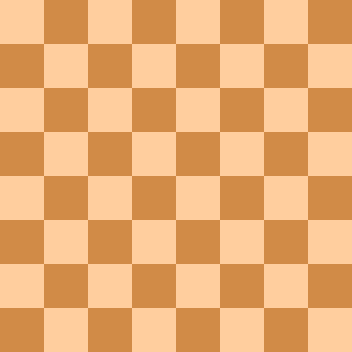
#> input picture DATA/flat_chessboard.png, 352 x 352 px
$ python grid_detection.py
#> lines starting #> are read from the running program, lines starting #| are printed output that depends on the picture; after the words box and inside, x2 and y2 are one past the last pixel; in counts of white or black regions, pixels touching at a corner belong together
import cv2
import numpy as np
import matplotlib.pyplot as plt
from image_files import show_img


def chess_board_grid_detector(img, size):
    found, corners = cv2.findChessboardCorners(img, patternSize=size)
    if found:
        cv2.drawChessboardCorners(img, size, corners, found)
        return img
    else:
        print('Grid Not Found!')
        return


def dot_grid_detector(img, size):
    found, corners = cv2.findCirclesGrid(img, size, cv2.CALIB_CB_SYMMETRIC_GRID)
    if found:
        cv2.drawChessboardCorners(img, size, corners, found)
        return img
    else:
        print('Grid Not Found!')
        return


chess_board = cv2.imread('DATA/flat_chessboard.png')
#> chess_board is the input picture: shape (352, 352, 3); mean B, G, R 114.5, 172.5, 232
dot_grid = cv2.imread('DATA/dot_grid.png')
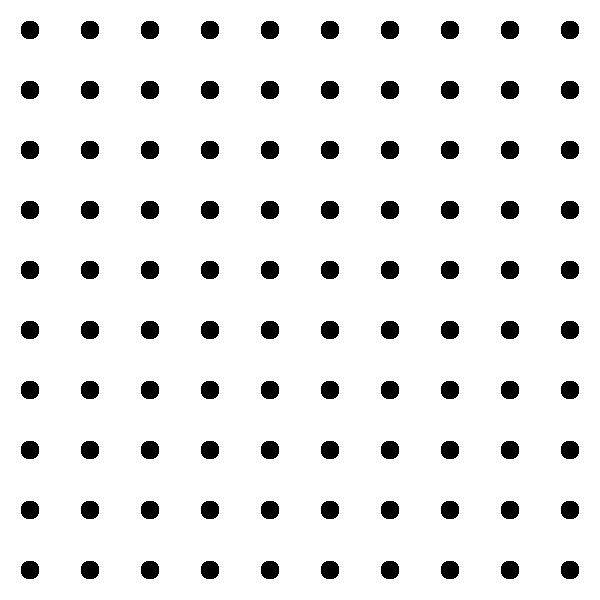
#> input picture DATA/dot_grid.png, 600 x 600 px
#> dot_grid is the input picture: shape (600, 600, 3); 92.3% white; 100 black regions, largest, box (x1, y1, x2, y2) and area: (21, 21, 39, 39) 276, (81, 21, 99, 39) 276, (141, 21, 159, 39) 276
chess_board_grid_detector(chess_board, (7, 7))
#> in chess_board_grid_detector, `found, corners = cv2.findChessboardCorners(img, patternSize=size)`: found = True; corners = 49 rows, first 8: [43.5, 43.5], [87.5, 43.5], [131.5, 43.5], [175.5, 43.5], [219.5, 43.5], [263.5, 43.5], [307.5, 43.5], [43.5, 87.5]
dot_grid_detector(dot_grid, (10, 10))
#> in dot_grid_detector, `found, corners = cv2.findCirclesGrid(img, size, cv2.CALIB_CB_SYMMETRIC..`: found = True; corners = 100 rows, first 8: [29.5, 29.5], [89.5, 29.5], [149.5, 29.5], [209.5, 29.5], [269.5, 29.5], [329.5, 29.5], [389.5, 29.5], [449.5, 29.5]
#> in dot_grid_detector, `cv2.drawChessboardCorners(img, size, corners, found)`:
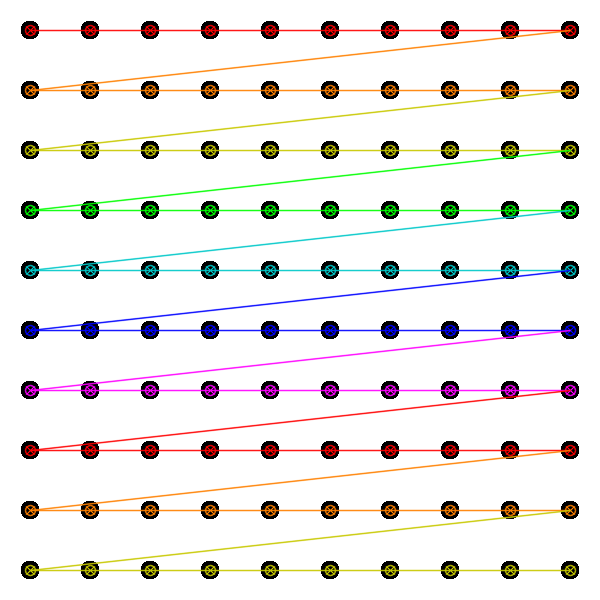
#> img: shape (600, 600, 3); mean B, G, R 231.4, 233.7, 236.3
# show_img('Chess', chess_board)
# show_img('Dot Grid', dot_grid)
